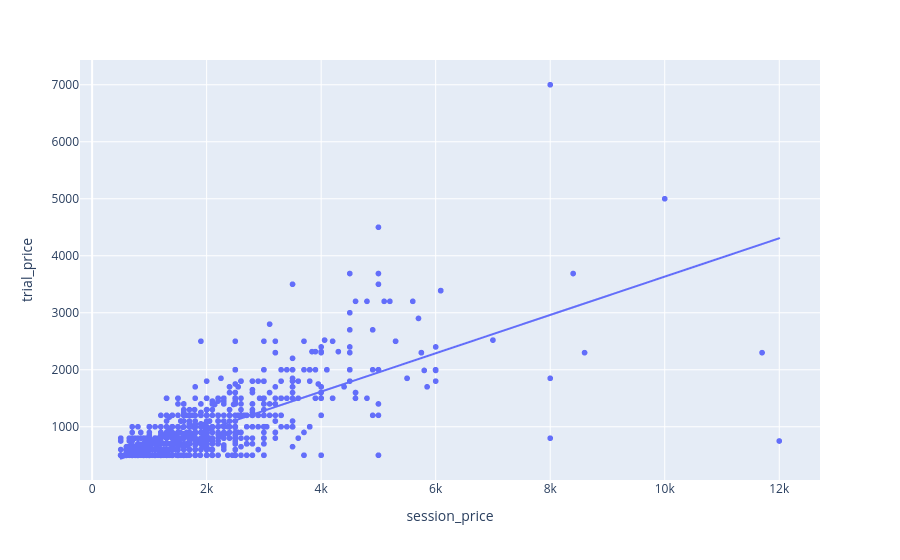

Notebook code for this chart:
### Code cell
fig = px.scatter(df_model, x="session_price", y="trial_price", trendline='ols')

# Display the interactive figure
fig.show()

### Figure 1 — Plotly figure (JSON) as saved in the notebook; plotly's stock layout.template omitted (floating-point values rounded to 4 significant figures; data arrays with more than 128 entries replaced by an {"elided": "..."} marker saying what was removed)
{"data": [{"hovertemplate": "session_price=%{x}<br>trial_price=%{y}<extra></extra>", "legendgroup": "", "marker": {"color": "#636efa", "symbol": "circle"}, "mode": "markers", "name": "", "showlegend": false, "type": "scattergl", "x": {"elided": "1793 int values"}, "xaxis": "x", "y": {"elided": "1793 int values"}, "yaxis": "y"}, {"hovertemplate": "<b>OLS trendline</b><br>trial_price = 0.336168 * session_price + 271.97<br>R<sup>2</sup>=0.559904<br><br>session_price=%{x}<br>trial_price=%{y} <b>(trend)</b><extra></extra>", "legendgroup": "", "marker": {"color": "#636efa", "symbol": "circle"}, "mode": "lines", "name": "", "showlegend": false, "type": "scattergl", "x": {"elided": "1793 int values"}, "xaxis": "x", "y": {"elided": "1793 float values"}, "yaxis": "y"}], "layout": {"legend": {"tracegroupgap": 0}, "margin": {"t": 60}, "xaxis": {"anchor": "y", "domain": [0, 1], "title": {"text": "session_price"}}, "yaxis": {"anchor": "x", "domain": [0, 1], "title": {"text": "trial_price"}}}}
